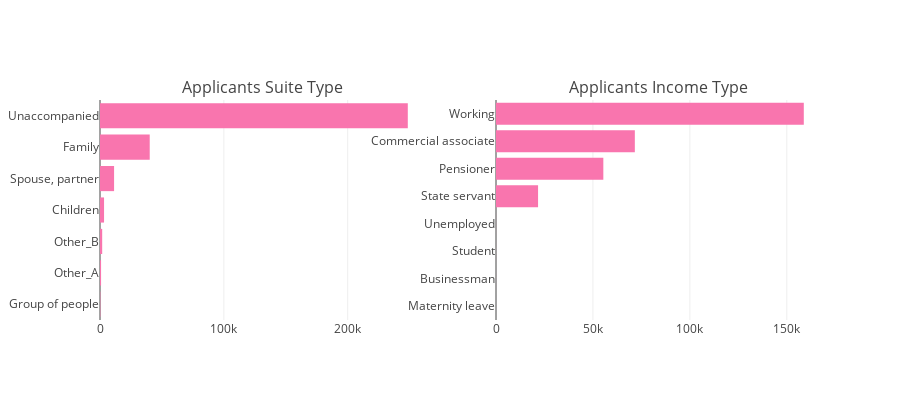

Notebook source saved alongside this figure:
### Markdown cell above
> About 70% of the applicants own Real Estate, while only 34% of applicants own Car who had applied for the loan in the past years. However, a higher percentage of people having payment difficulties was observed with applicants which did not owned Car or which did not owned Real Estate. 

### <a href="2.6">2.6 Suite Type and Income Type of Applicants </a>

### Code cell
tr0 = bar_hor(app_train, "NAME_TYPE_SUITE", "Distribution of CODE_GENDER Variable" ,"#f975ae", w=700, lm=100, return_trace= True)
tr1 = bar_hor(app_train, "NAME_INCOME_TYPE", "Distribution of CODE_GENDER Variable" ,"#f975ae", w=700, lm=100, return_trace= True)

fig = tools.make_subplots(rows=1, cols=2, print_grid=False, subplot_titles = ['Applicants Suite Type' , 'Applicants Income Type'])
fig.append_trace(tr0, 1, 1);
fig.append_trace(tr1, 1, 2);
fig['layout'].update(height=400, showlegend=False, margin=dict(l=100));
iplot(fig);

### Figure 1 — Plotly figure (JSON) as saved in the notebook; plotly's stock layout.template omitted (floating-point values rounded to 4 significant figures)
{"data": [{"marker": {"color": "#f975ae"}, "orientation": "h", "type": "bar", "uid": "2cab47ae-959c-11e8-8fdc-343dc4786be4", "x": [271, 866, 1770, 3267, 11370, 40149, 248526], "xaxis": "x", "y": ["Group of people", "Other_A", "Other_B", "Children", "Spouse, partner", "Family", "Unaccompanied"], "yaxis": "y"}, {"marker": {"color": "#f975ae"}, "orientation": "h", "type": "bar", "uid": "2cab47af-959c-11e8-850a-343dc4786be4", "x": [5, 10, 18, 22, 21703, 55362, 71617, 158774], "xaxis": "x2", "y": ["Maternity leave", "Businessman", "Student", "Unemployed", "State servant", "Pensioner", "Commercial associate", "Working"], "yaxis": "y2"}], "layout": {"annotations": [{"font": {"size": 16}, "showarrow": false, "text": "Applicants Suite Type", "x": 0.225, "xanchor": "center", "xref": "paper", "y": 1, "yanchor": "bottom", "yref": "paper"}, {"font": {"size": 16}, "showarrow": false, "text": "Applicants Income Type", "x": 0.775, "xanchor": "center", "xref": "paper", "y": 1, "yanchor": "bottom", "yref": "paper"}], "height": 400, "margin": {"l": 100}, "showlegend": false, "xaxis": {"anchor": "y", "domain": [0, 0.45]}, "xaxis2": {"anchor": "y2", "domain": [0.55, 1]}, "yaxis": {"anchor": "x", "domain": [0, 1]}, "yaxis2": {"anchor": "x2", "domain": [0, 1]}}}
